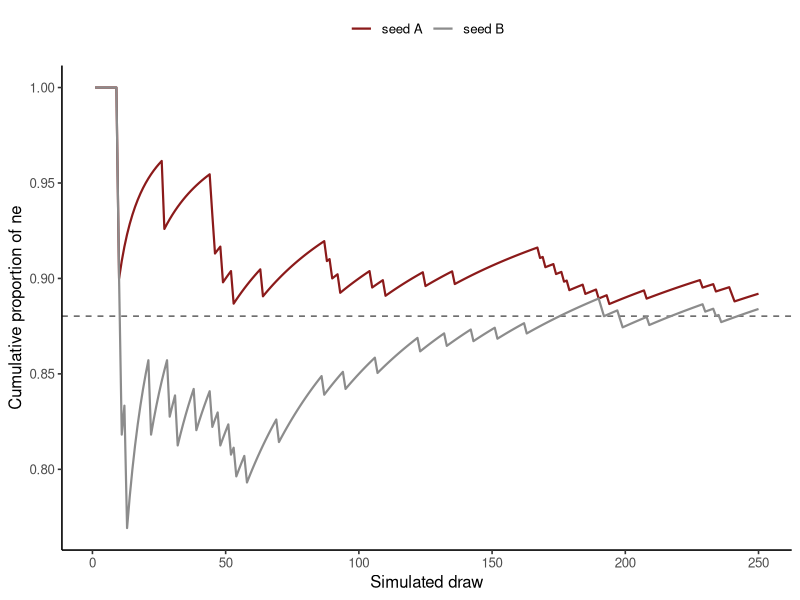

Recreate this plot in R.
## ---- chunk 1
#| label: seed-ud-questions
library(ggplot2)

questions <- read.csv(
  "data/ud-turkish-boun/question-core-arguments.csv",
  stringsAsFactors = FALSE
)
counts <- as.data.frame(table(questions$lemma), responseName = "count")
names(counts)[1] <- "lemma"
counts$probability <- counts$count / sum(counts$count)
cutpoints <- cumsum(counts$probability)

inverse_sample <- function(n, seed) {
  set.seed(seed)
  u <- runif(n)
  index <- findInterval(u, c(0, cutpoints), rightmost.closed = TRUE)
  index[index > nrow(counts)] <- nrow(counts)
  counts$lemma[index]
}

n_draws <- 250L
seed_a <- 20261018L
seed_b <- 20261019L
draw_a1 <- inverse_sample(n_draws, seed_a)
draw_a2 <- inverse_sample(n_draws, seed_a)
draw_b <- inverse_sample(n_draws, seed_b)

same_seed_identical <- identical(draw_a1, draw_a2)
different_seed_identical <- identical(draw_a1, draw_b)
target_ne <- counts$probability[counts$lemma == "ne"]

paths <- rbind(
  data.frame(draw = seq_len(n_draws),
             cumulative_ne = cumsum(draw_a1 == "ne") / seq_len(n_draws),
             sequence = "seed A"),
  data.frame(draw = seq_len(n_draws),
             cumulative_ne = cumsum(draw_b == "ne") / seq_len(n_draws),
             sequence = "seed B")
)

stopifnot(
  same_seed_identical,
  !different_seed_identical,
  all(paths$cumulative_ne >= 0 & paths$cumulative_ne <= 1)
)

data.frame(
  comparison = c("same seed", "different seeds"),
  identical_sequence = c(same_seed_identical, different_seed_identical)
)
## ---- chunk 2
#| label: plot-seed-ud-questions
#| fig-cap: "Cumulative simulated proportion of ne under two seeds. The horizontal line is the empirical target probability."
ggplot(paths, aes(draw, cumulative_ne, color = sequence)) +
  geom_hline(yintercept = target_ne, color = "grey35", linetype = 2) +
  geom_line(linewidth = 0.75) +
  scale_color_manual(values = c("seed A" = "#8B1A1A", "seed B" = "grey55")) + # dqr-allow: algorithm-setting
  labs(x = "Simulated draw", y = "Cumulative proportion of ne", color = NULL) +
  theme_classic(base_size = 12) +
  theme(legend.position = "top")
